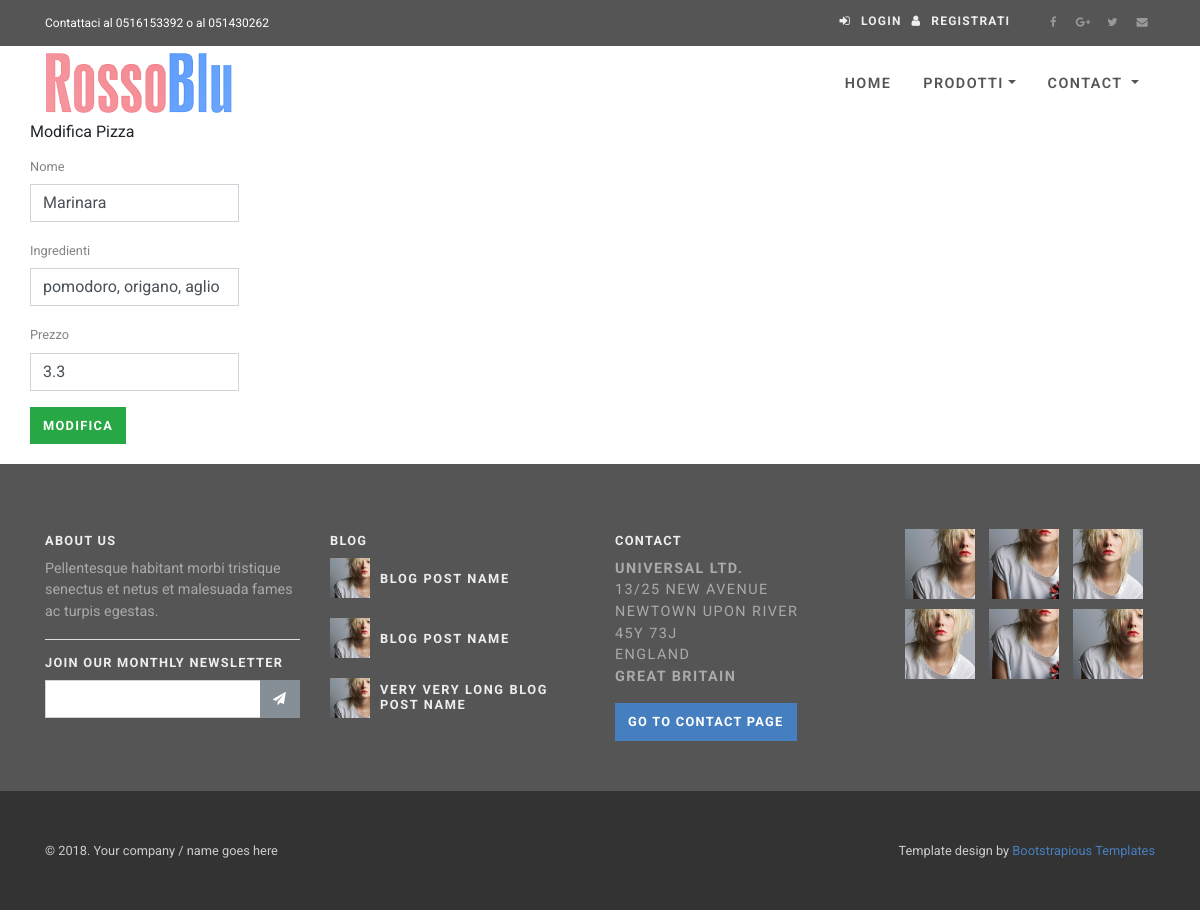
Screenshot of /admin/pizze/addEdit.php?id=1 with the database file from the repository.
### tables this page shows
CREATE TABLE IF NOT EXISTS `Pizze` (
  `id` int(11) NOT NULL AUTO_INCREMENT,
  `nome_pizza` varchar(255) NOT NULL,
  `ingredienti` varchar(1024) NOT NULL,
  `prezzo` float NOT NULL,
  PRIMARY KEY (`id`)
);

### models/db.php (called while the page is built, shortened)
<?php
class DB{
    private $dbHost     = "localhost";
    private $dbUsername = "username";
    private $dbPassword = "password";
    private $dbName     = "pizzeria";
    public function __construct(){
        if(!isset($this->db)){
            $conn = new mysqli($this->dbHost, $this->dbUsername, $this->dbPassword, $this->dbName);
            if($conn->connect_error){
                die("Failed to connect with MySQL: " . $conn->connect_error);
            }else{
                $this->db = $conn;
            }
        }
    }
    public function getRows($table,$conditions = array()){
        $sql = 'SELECT ';
        $sql .= array_key_exists("select",$conditions)?$conditions['select']:'*';
        $sql .= ' FROM '.$table;
        if(array_key_exists("where",$conditions)){
            $sql .= ' WHERE ';
            $i = 0;
            foreach($conditions['where'] as $key => $value){
                $pre = ($i > 0)?' AND ':'';
                $sql .= !is_numeric($value)? $pre.$key." = '".$value."'":$pre.$key." = ".$value."";
                $i++;
            }
        }
        $result = $this->db->query($sql);
        if(array_key_exists("return_type",$conditions) && $conditions['return_type'] != 'all'){
            switch($conditions['return_type']){
                case 'single':
                    $data = $result->fetch_assoc();
                    break;
            }
        }else{
            if($result->num_rows > 0){
                while($row = $result->fetch_assoc()){
                    $data[] = $row;
                }
            }
        }
        return !empty($data)?$data:false;
    }
}
?>

### admin/pizze/addEdit.php (the view, shortened to what this page needs)
<!DOCTYPE html>
<html lang="en">
<?php
    $homedir = substr($_SERVER['SCRIPT_FILENAME'],0,-strlen($_SERVER['SCRIPT_NAME']) );
    include $homedir.'/pizzeria2/head.php';
    if(!empty($_GET['id'])){
        require_once  $homedir.'/pizzeria2/models/db.php';
        $db = new DB();
        $conditions['where'] = array(
            'id' => $_GET['id'],
        );
        $conditions['return_type'] = 'single';
        $row = $db->getRows('Pizze', $conditions);
    }
    $actionLabel = !empty($_GET['id'])?'Modifica':'Aggiungi';
?>
<body>
  <div id="wrapper">
    <?php include $homedir.'/pizzeria2/header.php';?>
    <section id="content">
      <div class="container">
        <div class="row">
            <div class="panel panel-default">
                <div class="panel-heading"><?php echo $actionLabel; ?> Pizza <a href="index.php" class="glyphicon glyphicon-arrow-left"></a></div>
                <div class="panel-body">
                    <form method="post" action="action.php" class="form">
                        <div class="form-group">
                            <label for="nome_pizza">Nome</label>
                            <input type="text" class="form-control" name="nome_pizza" id="nome_pizza" value="<?php echo !empty($row['nome_pizza'])?$row['nome_pizza']:''; ?>">
                        </div>
                        <div class="form-group">
                            <label for="ingredienti">Ingredienti</label>
                            <input type="text" class="form-control" name="ingredienti" id="ingredienti" value="<?php echo !empty($row['ingredienti'])?$row['ingredienti']:''; ?>">
                        </div>
                        <div class="form-group">
                            <label for="prezzo">Prezzo</label>
                            <input type="text" class="form-control" name="prezzo" id="prezzo" value="<?php echo !empty($row['prezzo'])?$row['prezzo']:''; ?>">
                        </div>
                        <input type="submit" name="formSubmit" class="btn btn-success" value="<?php echo $actionLabel; ?>"/>
                    </form>
                </div>
            </div>
        </div>
      </div>
    </section>
   <?php include $homedir.'/pizzeria2/footer.php';?>
  </div>
</body>
</html>

### css/style.blue.css (style rules this page uses)
.text-sm, .form-group label, #blog-listing-big .date-comments a, #blog-listing-medium .date-comments a, #blog-listing-big p.intro, #blog-listing-medium p.intro { font-size: 0.9rem; }
.heading, .panel-heading { margin-bottom: 1rem; }
.form-control { border-radius: 0; }
.form-group label { color: #555; }
.btn { text-transform: uppercase; letter-spacing: 0.1em; }
.panel-heading { margin-bottom: 10px; }
.panel-body label { font-size: 0.8rem; font-weight: 400 !important; color: #777; opacity: 0.9; display: inline-block; cursor: pointer; }
.panel { margin-bottom: 20px; }
.btn { font-weight: 700; border: 1px solid transparent; padding: 0.5rem 0.75rem; font-size: 0.8rem; line-height: 1.5; border-radius: 0; -webkit-transition: color 0.15s ease-in-out, background-color 0.15s ease-in-out, border-color 0.15s ease-in-out, -webkit-box-shadow 0.15s ease-in-out; transition: color 0.15s ease-in-out, background-color 0.15s ease-in-out, border-color 0.15s ease-in-out, -webkit-box-shadow 0.15s ease-in-out; transition: color 0.15s ease-in-out, background-color 0.15s ease-in-out, border-color 0.15s ease-in-out, box-shadow 0.15s ease-in-out; transition: color 0.15s ease-in-out, background-color 0.15s ease-in-out, border-color 0.15s ease-in-out, box-shadow 0.15s ease-in-out, -webkit-box-shadow 0.15s ease-in-out; }
.btn-success { color: color-yiq(#28a745); background-color: #28a745; border-color: #28a745; }
body { font-family: "Roboto", Helvetica, Arial, sans-serif; font-size: 1rem; font-weight: 400; line-height: 1.5; color: #212529; background-color: #fff; }

### rows the page displays
pizze: nome_pizza "Marinara", ingredienti "pomodoro, origano, aglio", prezzo "3.3"

### other values shown
$actionLabel "Modifica"
